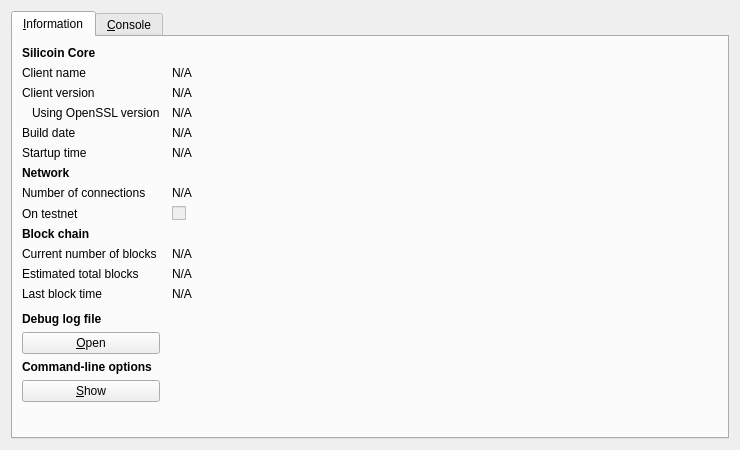
<?xml version="1.0" encoding="UTF-8"?>
<ui version="4.0">
 <class>RPCConsole</class>
 <widget class="QDialog" name="RPCConsole">
  <property name="geometry">
   <rect>
    <x>0</x>
    <y>0</y>
    <width>740</width>
    <height>450</height>
   </rect>
  </property>
  <property name="windowTitle">
   <string>Silicoin - Debug window</string>
  </property>
  <layout class="QVBoxLayout" name="verticalLayout_2">
   <item>
    <widget class="QTabWidget" name="tabWidget">
     <property name="currentIndex">
      <number>0</number>
     </property>
     <widget class="QWidget" name="tab_info">
      <attribute name="title">
       <string>&amp;Information</string>
      </attribute>
      <layout class="QGridLayout" name="gridLayout" columnstretch="0,1">
       <property name="horizontalSpacing">
        <number>12</number>
       </property>
       <item row="0" column="0">
        <widget class="QLabel" name="label_9">
         <property name="font">
          <font>
           <weight>75</weight>
           <bold>true</bold>
          </font>
         </property>
         <property name="text">
          <string>Silicoin Core</string>
         </property>
        </widget>
       </item>
       <item row="1" column="0">
        <widget class="QLabel" name="label_5">
         <property name="text">
          <string>Client name</string>
         </property>
        </widget>
       </item>
       <item row="1" column="1">
        <widget class="QLabel" name="clientName">
         <property name="cursor">
          <cursorShape>IBeamCursor</cursorShape>
         </property>
         <property name="text">
          <string>N/A</string>
         </property>
         <property name="textFormat">
          <enum>Qt::PlainText</enum>
         </property>
         <property name="textInteractionFlags">
          <set>Qt::LinksAccessibleByMouse|Qt::TextSelectableByKeyboard|Qt::TextSelectableByMouse</set>
         </property>
        </widget>
       </item>
       <item row="2" column="0">
        <widget class="QLabel" name="label_6">
         <property name="text">
          <string>Client version</string>
         </property>
        </widget>
       </item>
       <item row="2" column="1">
        <widget class="QLabel" name="clientVersion">
         <property name="cursor">
          <cursorShape>IBeamCursor</cursorShape>
         </property>
         <property name="text">
          <string>N/A</string>
         </property>
         <property name="textFormat">
          <enum>Qt::PlainText</enum>
         </property>
         <property name="textInteractionFlags">
          <set>Qt::LinksAccessibleByMouse|Qt::TextSelectableByKeyboard|Qt::TextSelectableByMouse</set>
         </property>
        </widget>
       </item>
       <item row="3" column="0">
        <widget class="QLabel" name="label_14">
         <property name="text">
          <string>Using OpenSSL version</string>
         </property>
         <property name="indent">
          <number>10</number>
         </property>
        </widget>
       </item>
       <item row="3" column="1">
        <widget class="QLabel" name="openSSLVersion">
         <property name="cursor">
          <cursorShape>IBeamCursor</cursorShape>
         </property>
         <property name="text">
          <string>N/A</string>
         </property>
         <property name="textFormat">
          <enum>Qt::PlainText</enum>
         </property>
         <property name="textInteractionFlags">
          <set>Qt::LinksAccessibleByMouse|Qt::TextSelectableByKeyboard|Qt::TextSelectableByMouse</set>
         </property>
        </widget>
       </item>
       <item row="4" column="0">
        <widget class="QLabel" name="label_12">
         <property name="text">
          <string>Build date</string>
         </property>
        </widget>
       </item>
       <item row="4" column="1">
        <widget class="QLabel" name="buildDate">
         <property name="cursor">
          <cursorShape>IBeamCursor</cursorShape>
         </property>
         <property name="text">
          <string>N/A</string>
         </property>
         <property name="textFormat">
          <enum>Qt::PlainText</enum>
         </property>
         <property name="textInteractionFlags">
          <set>Qt::LinksAccessibleByMouse|Qt::TextSelectableByKeyboard|Qt::TextSelectableByMouse</set>
         </property>
        </widget>
       </item>
       <item row="5" column="0">
        <widget class="QLabel" name="label_13">
         <property name="text">
          <string>Startup time</string>
         </property>
        </widget>
       </item>
       <item row="5" column="1">
        <widget class="QLabel" name="startupTime">
         <property name="cursor">
          <cursorShape>IBeamCursor</cursorShape>
         </property>
         <property name="text">
          <string>N/A</string>
         </property>
         <property name="textFormat">
          <enum>Qt::PlainText</enum>
         </property>
         <property name="textInteractionFlags">
          <set>Qt::LinksAccessibleByMouse|Qt::TextSelectableByKeyboard|Qt::TextSelectableByMouse</set>
         </property>
        </widget>
       </item>
       <item row="6" column="0">
        <widget class="QLabel" name="label_11">
         <property name="font">
          <font>
           <weight>75</weight>
           <bold>true</bold>
          </font>
         </property>
         <property name="text">
          <string>Network</string>
         </property>
        </widget>
       </item>
       <item row="7" column="0">
        <widget class="QLabel" name="label_7">
         <property name="text">
          <string>Number of connections</string>
         </property>
        </widget>
       </item>
       <item row="7" column="1">
        <widget class="QLabel" name="numberOfConnections">
         <property name="cursor">
          <cursorShape>IBeamCursor</cursorShape>
         </property>
         <property name="text">
          <string>N/A</string>
         </property>
         <property name="textFormat">
          <enum>Qt::PlainText</enum>
         </property>
         <property name="textInteractionFlags">
          <set>Qt::LinksAccessibleByMouse|Qt::TextSelectableByKeyboard|Qt::TextSelectableByMouse</set>
         </property>
        </widget>
       </item>
       <item row="8" column="0">
        <widget class="QLabel" name="label_8">
         <property name="text">
          <string>On testnet</string>
         </property>
        </widget>
       </item>
       <item row="8" column="1">
        <widget class="QCheckBox" name="isTestNet">
         <property name="enabled">
          <bool>false</bool>
         </property>
         <property name="text">
          <string/>
         </property>
        </widget>
       </item>
       <item row="9" column="0">
        <widget class="QLabel" name="label_10">
         <property name="font">
          <font>
           <weight>75</weight>
           <bold>true</bold>
          </font>
         </property>
         <property name="text">
          <string>Block chain</string>
         </property>
        </widget>
       </item>
       <item row="10" column="0">
        <widget class="QLabel" name="label_3">
         <property name="text">
          <string>Current number of blocks</string>
         </property>
        </widget>
       </item>
       <item row="10" column="1">
        <widget class="QLabel" name="numberOfBlocks">
         <property name="cursor">
          <cursorShape>IBeamCursor</cursorShape>
         </property>
         <property name="text">
          <string>N/A</string>
         </property>
         <property name="textFormat">
          <enum>Qt::PlainText</enum>
         </property>
         <property name="textInteractionFlags">
          <set>Qt::LinksAccessibleByMouse|Qt::TextSelectableByKeyboard|Qt::TextSelectableByMouse</set>
         </property>
        </widget>
       </item>
       <item row="11" column="0">
        <widget class="QLabel" name="label_4">
         <property name="text">
          <string>Estimated total blocks</string>
         </property>
        </widget>
       </item>
       <item row="11" column="1">
        <widget class="QLabel" name="totalBlocks">
         <property name="cursor">
          <cursorShape>IBeamCursor</cursorShape>
         </property>
         <property name="text">
          <string>N/A</string>
         </property>
         <property name="textFormat">
          <enum>Qt::PlainText</enum>
         </property>
         <property name="textInteractionFlags">
          <set>Qt::LinksAccessibleByMouse|Qt::TextSelectableByKeyboard|Qt::TextSelectableByMouse</set>
         </property>
        </widget>
       </item>
       <item row="12" column="0">
        <widget class="QLabel" name="label_2">
         <property name="text">
          <string>Last block time</string>
         </property>
        </widget>
       </item>
       <item row="12" column="1">
        <widget class="QLabel" name="lastBlockTime">
         <property name="cursor">
          <cursorShape>IBeamCursor</cursorShape>
         </property>
         <property name="text">
          <string>N/A</string>
         </property>
         <property name="textFormat">
          <enum>Qt::PlainText</enum>
         </property>
         <property name="textInteractionFlags">
          <set>Qt::LinksAccessibleByMouse|Qt::TextSelectableByKeyboard|Qt::TextSelectableByMouse</set>
         </property>
        </widget>
       </item>
       <item row="13" column="0">
        <spacer name="verticalSpacer_2">
         <property name="orientation">
          <enum>Qt::Vertical</enum>
         </property>
         <property name="sizeHint" stdset="0">
          <size>
           <width>20</width>
           <height>20</height>
          </size>
         </property>
        </spacer>
       </item>
       <item row="14" column="0">
        <widget class="QLabel" name="labelDebugLogfile">
         <property name="font">
          <font>
           <weight>75</weight>
           <bold>true</bold>
          </font>
         </property>
         <property name="text">
          <string>Debug log file</string>
         </property>
        </widget>
       </item>
       <item row="15" column="0">
        <widget class="QPushButton" name="openDebugLogfileButton">
         <property name="toolTip">
          <string>Open the Silicoin debug log file from the current data directory. This can take a few seconds for large log files.</string>
         </property>
         <property name="text">
          <string>&amp;Open</string>
         </property>
         <property name="autoDefault">
          <bool>false</bool>
         </property>
        </widget>
       </item>
       <item row="16" column="0">
        <widget class="QLabel" name="labelCLOptions">
         <property name="font">
          <font>
           <weight>75</weight>
           <bold>true</bold>
          </font>
         </property>
         <property name="text">
          <string>Command-line options</string>
         </property>
        </widget>
       </item>
       <item row="17" column="0">
        <widget class="QPushButton" name="showCLOptionsButton">
         <property name="toolTip">
          <string>Show the Silicoin-Qt help message to get a list with possible Silicoin command-line options.</string>
         </property>
         <property name="text">
          <string>&amp;Show</string>
         </property>
         <property name="autoDefault">
          <bool>false</bool>
         </property>
        </widget>
       </item>
       <item row="18" column="0">
        <spacer name="verticalSpacer">
         <property name="orientation">
          <enum>Qt::Vertical</enum>
         </property>
         <property name="sizeHint" stdset="0">
          <size>
           <width>20</width>
           <height>40</height>
          </size>
         </property>
        </spacer>
       </item>
      </layout>
     </widget>
     <widget class="QWidget" name="tab_console">
      <attribute name="title">
       <string>&amp;Console</string>
      </attribute>
      <layout class="QVBoxLayout" name="verticalLayout_3">
       <property name="spacing">
        <number>3</number>
       </property>
       <item>
        <widget class="QTextEdit" name="messagesWidget">
         <property name="minimumSize">
          <size>
           <width>0</width>
           <height>100</height>
          </size>
         </property>
         <property name="readOnly">
          <bool>true</bool>
         </property>
         <property name="tabKeyNavigation" stdset="0">
          <bool>false</bool>
         </property>
         <property name="columnCount" stdset="0">
          <number>2</number>
         </property>
        </widget>
       </item>
       <item>
        <layout class="QHBoxLayout" name="horizontalLayout">
         <property name="spacing">
          <number>3</number>
         </property>
         <item>
          <widget class="QLabel" name="label">
           <property name="text">
            <string notr="true">&gt;</string>
           </property>
          </widget>
         </item>
         <item>
          <widget class="QLineEdit" name="lineEdit"/>
         </item>
         <item>
          <widget class="QPushButton" name="clearButton">
           <property name="maximumSize">
            <size>
             <width>24</width>
             <height>24</height>
            </size>
           </property>
           <property name="toolTip">
            <string>Clear console</string>
           </property>
           <property name="text">
            <string/>
           </property>
           <property name="icon">
            <iconset resource="../bitcoin.qrc">
             <normaloff>:/icons/remove</normaloff>:/icons/remove</iconset>
           </property>
           <property name="shortcut">
            <string notr="true">Ctrl+L</string>
           </property>
           <property name="autoDefault">
            <bool>false</bool>
           </property>
          </widget>
         </item>
        </layout>
       </item>
      </layout>
     </widget>
    </widget>
   </item>
  </layout>
 </widget>
 <resources>
  <include location="../bitcoin.qrc"/>
 </resources>
 <connections/>
</ui>
